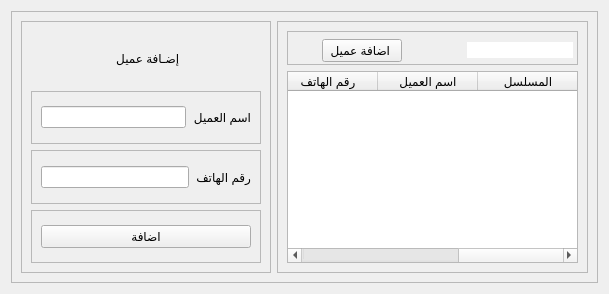
               <widget class="QWidget" name="tab_17">
                <attribute name="title">
                 <string>العملاء</string>
                </attribute>
                <layout class="QGridLayout" name="gridLayout_23">
                 <item row="0" column="0">
                  <widget class="QFrame" name="frame_33">
                   <property name="frameShape">
                    <enum>QFrame::StyledPanel</enum>
                   </property>
                   <property name="frameShadow">
                    <enum>QFrame::Raised</enum>
                   </property>
                   <layout class="QGridLayout" name="gridLayout_7">
                    <item row="0" column="0">
                     <widget class="QFrame" name="frame_38">
                      <property name="minimumSize">
                       <size>
                        <width>250</width>
                        <height>0</height>
                       </size>
                      </property>
                      <property name="frameShape">
                       <enum>QFrame::StyledPanel</enum>
                      </property>
                      <property name="frameShadow">
                       <enum>QFrame::Raised</enum>
                      </property>
                      <layout class="QVBoxLayout" name="verticalLayout_9">
                       <item>
                        <widget class="QLabel" name="label_9">
                         <property name="layoutDirection">
                          <enum>Qt::RightToLeft</enum>
                         </property>
                         <property name="styleSheet">
                          <string notr="true">font: 26pt &quot;Shorooq_N1&quot;;</string>
                         </property>
                         <property name="text">
                          <string>إضـافة عميل </string>
                         </property>
                         <property name="alignment">
                          <set>Qt::AlignCenter</set>
                         </property>
                        </widget>
                       </item>
                       <item>
                        <widget class="QFrame" name="frame_41">
                         <property name="frameShape">
                          <enum>QFrame::StyledPanel</enum>
                         </property>
                         <property name="frameShadow">
                          <enum>QFrame::Raised</enum>
                         </property>
                         <layout class="QHBoxLayout" name="horizontalLayout_13">
                          <item>
                           <widget class="QLineEdit" name="lineEdit_2">
                            <property name="layoutDirection">
                             <enum>Qt::RightToLeft</enum>
                            </property>
                           </widget>
                          </item>
                          <item>
                           <widget class="QLabel" name="label_10">
                            <property name="text">
                             <string>اسم العميل</string>
                            </property>
                           </widget>
                          </item>
                         </layout>
                        </widget>
                       </item>
                       <item>
                        <widget class="QFrame" name="frame_39">
                         <property name="frameShape">
                          <enum>QFrame::StyledPanel</enum>
                         </property>
                         <property name="frameShadow">
                          <enum>QFrame::Raised</enum>
                         </property>
                         <layout class="QHBoxLayout" name="horizontalLayout_14">
                          <item>
                           <widget class="QLineEdit" name="lineEdit_6"/>
                          </item>
                          <item>
                           <widget class="QLabel" name="label_13">
                            <property name="text">
                             <string>رقم الهاتف</string>
                            </property>
                           </widget>
                          </item>
                         </layout>
                        </widget>
                       </item>
                       <item>
                        <widget class="QFrame" name="frame_42">
                         <property name="frameShape">
                          <enum>QFrame::StyledPanel</enum>
                         </property>
                         <property name="frameShadow">
                          <enum>QFrame::Raised</enum>
                         </property>
                         <layout class="QHBoxLayout" name="horizontalLayout_11">
                          <item>
                           <widget class="QPushButton" name="pushButton_16">
                            <property name="text">
                             <string>اضافة</string>
                            </property>
                           </widget>
                          </item>
                         </layout>
                        </widget>
                       </item>
                      </layout>
                     </widget>
                    </item>
                    <item row="0" column="1">
                     <widget class="QFrame" name="frame_36">
                      <property name="frameShape">
                       <enum>QFrame::StyledPanel</enum>
                      </property>
                      <property name="frameShadow">
                       <enum>QFrame::Raised</enum>
                      </property>
                      <layout class="QGridLayout" name="gridLayout_57">
                       <item row="0" column="0">
                        <widget class="QFrame" name="searchFrame_10">
                         <property name="minimumSize">
                          <size>
                           <width>160</width>
                           <height>0</height>
                          </size>
                         </property>
                         <property name="styleSheet">
                          <string notr="true"/>
                         </property>
                         <property name="frameShape">
                          <enum>QFrame::StyledPanel</enum>
                         </property>
                         <property name="frameShadow">
                          <enum>QFrame::Raised</enum>
                         </property>
                         <layout class="QHBoxLayout" name="horizontalLayout_38">
                          <property name="spacing">
                           <number>0</number>
                          </property>
                          <property name="leftMargin">
                           <number>2</number>
                          </property>
                          <property name="topMargin">
                           <number>6</number>
                          </property>
                          <property name="rightMargin">
                           <number>4</number>
                          </property>
                          <property name="bottomMargin">
                           <number>1</number>
                          </property>
                          <item>
                           <widget class="QPushButton" name="pushButton_2">
                            <property name="styleSheet">
                             <string notr="true">border:0;</string>
                            </property>
                            <property name="text">
                             <string/>
                            </property>
                            <property name="icon">
                             <iconset resource="resources2.qrc">
                              <normaloff>:/yellow/icons/yellow/home.svg</normaloff>:/yellow/icons/yellow/home.svg</iconset>
                            </property>
                            <property name="iconSize">
                             <size>
                              <width>35</width>
                              <height>35</height>
                             </size>
                            </property>
                           </widget>
                          </item>
                          <item>
                           <widget class="QPushButton" name="pushButton_14">
                            <property name="text">
                             <string>اضافة عميل </string>
                            </property>
                           </widget>
                          </item>
                          <item>
                           <spacer name="horizontalSpacer_2">
                            <property name="orientation">
                             <enum>Qt::Horizontal</enum>
                            </property>
                            <property name="sizeHint" stdset="0">
                             <size>
                              <width>40</width>
                              <height>20</height>
                             </size>
                            </property>
                           </spacer>
                          </item>
                          <item>
                           <widget class="QLabel" name="label_210">
                            <property name="minimumSize">
                             <size>
                              <width>25</width>
                              <height>25</height>
                             </size>
                            </property>
                            <property name="maximumSize">
                             <size>
                              <width>30</width>
                              <height>30</height>
                             </size>
                            </property>
                            <property name="text">
                             <string/>
                            </property>
                            <property name="pixmap">
                             <pixmap resource="resources2.qrc">:/yellow/icons/yellow/search.svg</pixmap>
                            </property>
                            <property name="scaledContents">
                             <bool>true</bool>
                            </property>
                           </widget>
                          </item>
                          <item>
                           <widget class="QLineEdit" name="customer_lineEdit">
                            <property name="styleSheet">
                             <string notr="true">border-radius:0</string>
                            </property>
                           </widget>
                          </item>
                         </layout>
                        </widget>
                       </item>
                       <item row="1" column="0">
                        <widget class="QTableWidget" name="tableWidget_11">
                         <property name="layoutDirection">
                          <enum>Qt::RightToLeft</enum>
                         </property>
                         <column>
                          <property name="text">
                           <string>المسلسل</string>
                          </property>
                         </column>
                         <column>
                          <property name="text">
                           <string>اسم العميل</string>
                          </property>
                         </column>
                         <column>
                          <property name="text">
                           <string>رقم الهاتف</string>
                          </property>
                         </column>
                         <column>
                          <property name="text">
                           <string>تعديل</string>
                          </property>
                         </column>
                         <column>
                          <property name="text">
                           <string>إضافة </string>
                          </property>
                         </column>
                        </widget>
                       </item>
                      </layout>
                     </widget>
                    </item>
                   </layout>
                  </widget>
                 </item>
                </layout>
               </widget>
